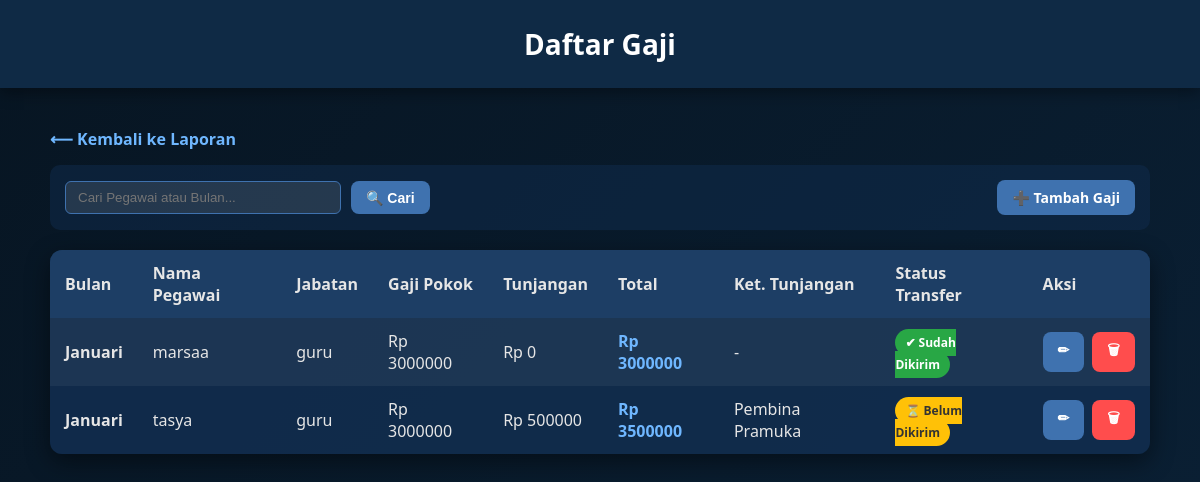
Page /laporan/gaji/ on the committed database.
### laporan/models.py (models this page shows, shortened)
class Gaji(models.Model):
    BULAN_PILIHAN = [
        ('Januari', 'Januari'), ('Februari', 'Februari'), ('Maret', 'Maret'),
        ('April', 'April'), ('Mei', 'Mei'), ('Juni', 'Juni'),
        ('Juli', 'Juli'), ('Agustus', 'Agustus'), ('September', 'September'),
        ('Oktober', 'Oktober'), ('November', 'November'), ('Desember', 'Desember'),
    ]
    STATUS_TRANSFER = [
        ('Belum Ditransfer', 'Belum Ditransfer'),
        ('Sudah Ditransfer', 'Sudah Ditransfer'),
    ]
    pegawai = models.ForeignKey(Pegawai, on_delete=models.CASCADE)
    nama_pegawai = models.CharField(max_length=255, blank=True)
    bulan = models.CharField(max_length=20, choices=BULAN_PILIHAN, default='Januari')
    status_transfer = models.CharField(max_length=20, choices=STATUS_TRANSFER, default='Belum Ditransfer')
    gaji_pokok = models.PositiveIntegerField(default=0)
    tunjangan_jabatan = models.PositiveIntegerField(default=0)
    keterangan_tunjangan = models.CharField(max_length=255, blank=True, null=True)
    @property
    def total_gaji(self):
        return self.gaji_pokok + self.tunjangan_jabatan

### admin_app/models.py (models this page shows, shortened)
class Pegawai(models.Model):
    id_pegawai = models.CharField(max_length=10, unique=True, editable=False)
    JABATAN_CHOICES = [
        ("guru", "Guru"),
        ("staff", "Staff"),
        ("admin", "Admin"),
    ]
    user = models.OneToOneField(User, on_delete=models.CASCADE, null=True, blank=True)
    nama = models.CharField(max_length=200)
    nip = models.CharField(max_length=50, blank=True, null=True)
    jabatan = models.CharField(max_length=20, choices=JABATAN_CHOICES)
    gaji_pokok = models.IntegerField(default=0)

### laporan/views.py (the view)
# urls.py: path("gaji/", views.gaji_list, name="gaji_list"),
def gaji_list(request):
    gaji = Gaji.objects.select_related('pegawai').all().order_by('-id')
    keyword = request.GET.get('q')
    if keyword:
        gaji = gaji.filter(
            Q(pegawai__nama__icontains=keyword) |       # Cari Nama
            Q(pegawai__id_pegawai__icontains=keyword) | # Cari ID Pegawai
            Q(bulan__icontains=keyword)                 # Cari Bulan
        )
    return render(request, "laporan/gaji_list.html", {"gaji": gaji, "keyword": keyword})

### laporan/templates/laporan/gaji_list.html (shortened to what this page needs)
<!DOCTYPE html>
<html lang="en">
<head>
</head>
<body>
<header>Daftar Gaji</header>
<div class="wrapper">
    <a href="{% url 'laporan_home' %}" class="back">⟵ Kembali ke Laporan</a>
    <div class="header-controls">
        <form method="get" class="search-box">
            <input type="text" name="q" class="search-input" placeholder="Cari Pegawai atau Bulan..." value="{{ keyword|default:'' }}">
            <button type="submit" class="button">🔍 Cari</button>
        </form>
        <a href="{% url 'gaji_tambah' %}" class="button">➕ Tambah Gaji</a>
    </div>
    <table>
        <tr>
            <th>Bulan</th>
            <th>Nama Pegawai</th>
            <th>Jabatan</th>
            <th>Gaji Pokok</th>
            <th>Tunjangan</th>
            <th>Total</th>
            <th>Ket. Tunjangan</th>
            <th>Status Transfer</th>
            <th>Aksi</th>
        </tr>
        {% for g in gaji %}
        <tr>
            <td><b>{{ g.bulan }}</b></td>
            <td>{{ g.pegawai.nama }}</td>
            <td>{{ g.pegawai.jabatan }}</td>
            <td>Rp {{ g.gaji_pokok }}</td>
            <td>Rp {{ g.tunjangan_jabatan }}</td>
            <td style="color: #6fb7ff; font-weight:bold;">Rp {{ g.total_gaji }}</td>
            <td>{{ g.keterangan_tunjangan|default:"-" }}</td>
            <td>
                {% if "Sudah" in g.status_transfer %}
                    <span class="status-badge status-success">✔ Sudah Dikirim</span>
                {% else %}
                    <span class="status-badge status-pending">⏳ Belum Dikirim</span>
                {% endif %}
            </td>
            <td>
                <div class="action-buttons">
                    <a href="{% url 'gaji_edit' g.pk %}" class="button">✏</a>
                    <a href="{% url 'gaji_hapus' g.pk %}" class="button delete-button">🗑</a>
                </div>
            </td>
        </tr>
        {% empty %}
        <tr>
            <td colspan="9" style="text-align:center; padding: 30px;">Belum ada data gaji yang diinput.</td>
        </tr>
        {% endfor %}
    </table>
</div>
</body>
</html>

### laporan/templates/laporan/gaji_list.html (style rules this page uses)
body { margin: 0; font-family: "Segoe UI", sans-serif; background: linear-gradient(135deg, #071522, #0a1f33); color: #e6e6e6; }
header { background: #0f2a45; padding: 25px 0; text-align: center; font-size: 28px; font-weight: 600; color: #fff; box-shadow: 0 4px 15px rgba(0,0,0,0.4); }
.wrapper { max-width: 1100px; margin: 40px auto; padding: 0 20px; }
a.back { display: inline-block; margin-bottom: 15px; color: #6fb7ff; text-decoration: none; font-weight: bold; }
.button { padding: 8px 15px; background: #3f72af; color: white; border-radius: 8px; text-decoration: none; font-weight: bold; border: none; cursor: pointer; font-size: 14px; transition: 0.3s; }
.delete-button { background: #ff4d4d; }
.header-controls { display: flex; justify-content: space-between; align-items: center; margin-bottom: 20px; background: rgba(17,45,78,0.5); padding: 15px; border-radius: 10px; }
.search-box { display: flex; gap: 10px; }
.search-input { padding: 8px 12px; border-radius: 6px; border: 1px solid #3f72af; background: rgba(255,255,255,0.1); color: white; outline: none; width: 250px; }
table { width: 100%; border-collapse: collapse; background: rgba(17,45,78,0.9); border-radius: 12px; overflow: hidden; box-shadow: 0 8px 25px rgba(0,0,0,0.45); }
th, td { padding: 12px 15px; text-align: left; vertical-align: middle; }
th { background: rgba(31,65,105,0.9); }
tr:nth-child(even) { background: rgba(255,255,255,0.05); }
.status-badge { padding: 5px 10px; border-radius: 20px; font-size: 12px; font-weight: bold; }
.status-success { background: #28a745; color: white; }
.status-pending { background: #ffc107; color: #333; }
.action-buttons { display: flex; gap: 8px; }

### rows in the picture
Gaji: bulan "Januari", pegawai.nama "marsaa", pegawai.jabatan "guru", gaji_pokok "3000000", tunjangan_jabatan "0", total_gaji "3000000", keterangan_tunjangan "-", status_transfer "✔ Sudah Dikirim"
Gaji: bulan "Januari", pegawai.nama "tasya", pegawai.jabatan "guru", gaji_pokok "3000000", tunjangan_jabatan "500000", total_gaji "3500000", keterangan_tunjangan "Pembina Pramuka", status_transfer "⏳ Belum Dikirim"
